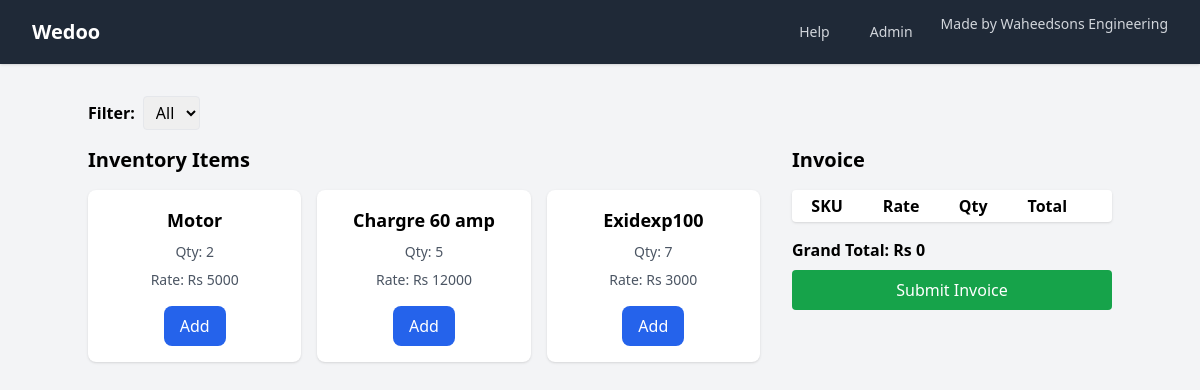
The app's page /, older data.
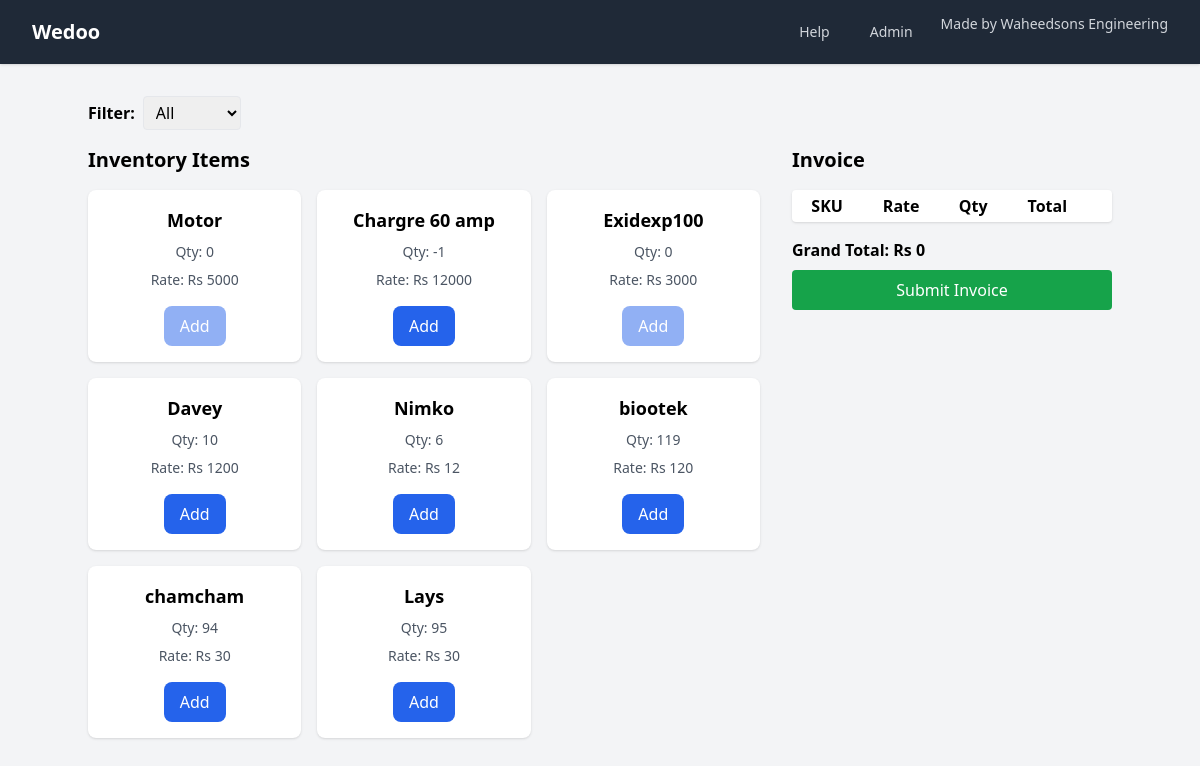
The same page, newer data.
### accounts/models.py (models this page shows, shortened)
class Inventory(models.Model):
    category_choice = (
        ('cakes', 'cakes'),
        ('pastries', 'pastries'),
        ('fried','fried'),
        ('nimko','nimko'),
        ('drinks','drinks'),
        ('sweets','sweets'),
        ('snacks','snacks'),
    )
    date = models.DateField(default=timezone.now)
    sku = models.CharField(max_length=255, unique=True)
    expire_date = models.DateField(null=True, blank=True)
    quantity = models.DecimalField(max_digits=10, decimal_places=0, default=0)
    rate = models.DecimalField(max_digits=10, decimal_places=0, default=0)
    category = models.CharField(max_length=255, blank=True, null=True , choices=category_choice)

### accounts/views.py (the view)
# urls.py: path('', views.home, name='home'),
def home(request):
    items = Inventory.objects.all()
    categories = Inventory.objects.values_list('category', flat=True).distinct()
    return render(request, 'accounts/home.html', {'items': items, 'categories': categories})

### templates/accounts/home.html (shortened to what this page needs)
<!DOCTYPE html>
<html lang="en">
<head>
    <script src="https://cdn.tailwindcss.com"></script>
</head>
<body class="bg-gray-100">
<nav class="bg-gray-800 shadow">
  <div class="max-w-7xl mx-auto px-4 sm:px-6 lg:px-8">
    <div class="flex items-center justify-between h-16">
      <div class="flex-shrink-0 text-white font-bold text-xl">Wedoo</div>
      <div class="flex space-x-4">
        <a href="https://docs.waheedsons-engineering.com" target="_blank" class="text-gray-300 hover:bg-gray-700 hover:text-white px-3 py-2 rounded-md text-sm font-medium">Help</a>
        <a href="{% url "admin:index" %}" target="_blank" class="text-gray-300 hover:bg-gray-700 hover:text-white px-3 py-2 rounded-md text-sm font-medium">Admin</a>
        <div class="text-gray-300 text-sm font-medium">Made by Waheedsons Engineering</div>
      </div>
    </div>
  </div>
</nav>
<div class="container mx-auto py-8">
    <div class="mb-4 flex items-center gap-2 w-full">
        <label for="itemFilter" class="font-semibold">Filter:</label>
        <select id="itemFilter" class="border rounded px-2 py-1" onchange="filterItems()">
            <option value="all">All</option>
        </select>
    </div>
    <div class="grid grid-cols-1 md:grid-cols-3 gap-8">
        <div class="md:col-span-2">
            <h2 class="text-xl font-bold mb-4">Inventory Items</h2>
            <div id="itemsGrid" class="grid grid-cols-2 md:grid-cols-3 gap-4">
                {% for item in items %}
                <div class="item-card bg-white rounded-lg shadow hover:shadow-lg transition duration-200 p-4 flex flex-col items-center" data-category="{{ item.category }}">
                    <div class="font-semibold text-lg mb-2">{{ item.sku }}</div>
                    <div class="text-sm text-gray-600 mb-2">Qty: {{ item.quantity }}</div>
                    <div class="text-sm text-gray-600 mb-2">Rate: Rs {{ item.rate }}</div>
                    <button
                        {% if item.quantity == 0 %} disabled {% endif %}
                        class="mt-2 px-4 py-2 bg-blue-600 hover:bg-blue-700 text-white rounded-lg transition {% if item.quantity == 0 %} opacity-50 cursor-not-allowed {% endif %}"
                        onclick="addToInvoice('{{ item.id }}', '{{ item.sku }}', '{{ item.rate }}', '{{ item.quantity }}')">
                        Add
                    </button>
                </div>
                {% endfor %}
            </div>
        </div>
        <div>
            <h2 class="text-xl font-bold mb-4">Invoice</h2>
            <form id="invoiceForm">
                <table class="min-w-full bg-white rounded shadow mb-4" id="invoiceTable">
                    <thead>
                        <tr>
                            <th class="px-2 py-1">SKU</th>
                            <th class="px-2 py-1">Rate</th>
                            <th class="px-2 py-1">Qty</th>
                            <th class="px-2 py-1">Total</th>
                            <th class="px-2 py-1"></th>
                        </tr>
                    </thead>
                </table>
                <div class="font-bold mb-2">Grand Total: Rs <span id="grandTotal">0</span></div>
                <button type="submit" class="w-full px-3 py-2 bg-green-600 text-white rounded">Submit Invoice</button>
            </form>
        </div>
    </div>
</div>
</body>
</html>

Row changes from the older to the newer data that the page shows:
changed Inventory "Motor": quantity "2" → "0"
changed Inventory "Chargre 60 amp": quantity "5" → "-1"
changed Inventory "Exidexp100": quantity "7" → "0"
added Inventory: sku "Davey", quantity "10", rate "1200"
added Inventory: sku "Nimko", quantity "6", rate "12"
added Inventory: sku "biootek", quantity "119", rate "120"
added Inventory: sku "chamcham", quantity "94", rate "30"
added Inventory: sku "Lays", quantity "95", rate "30"
